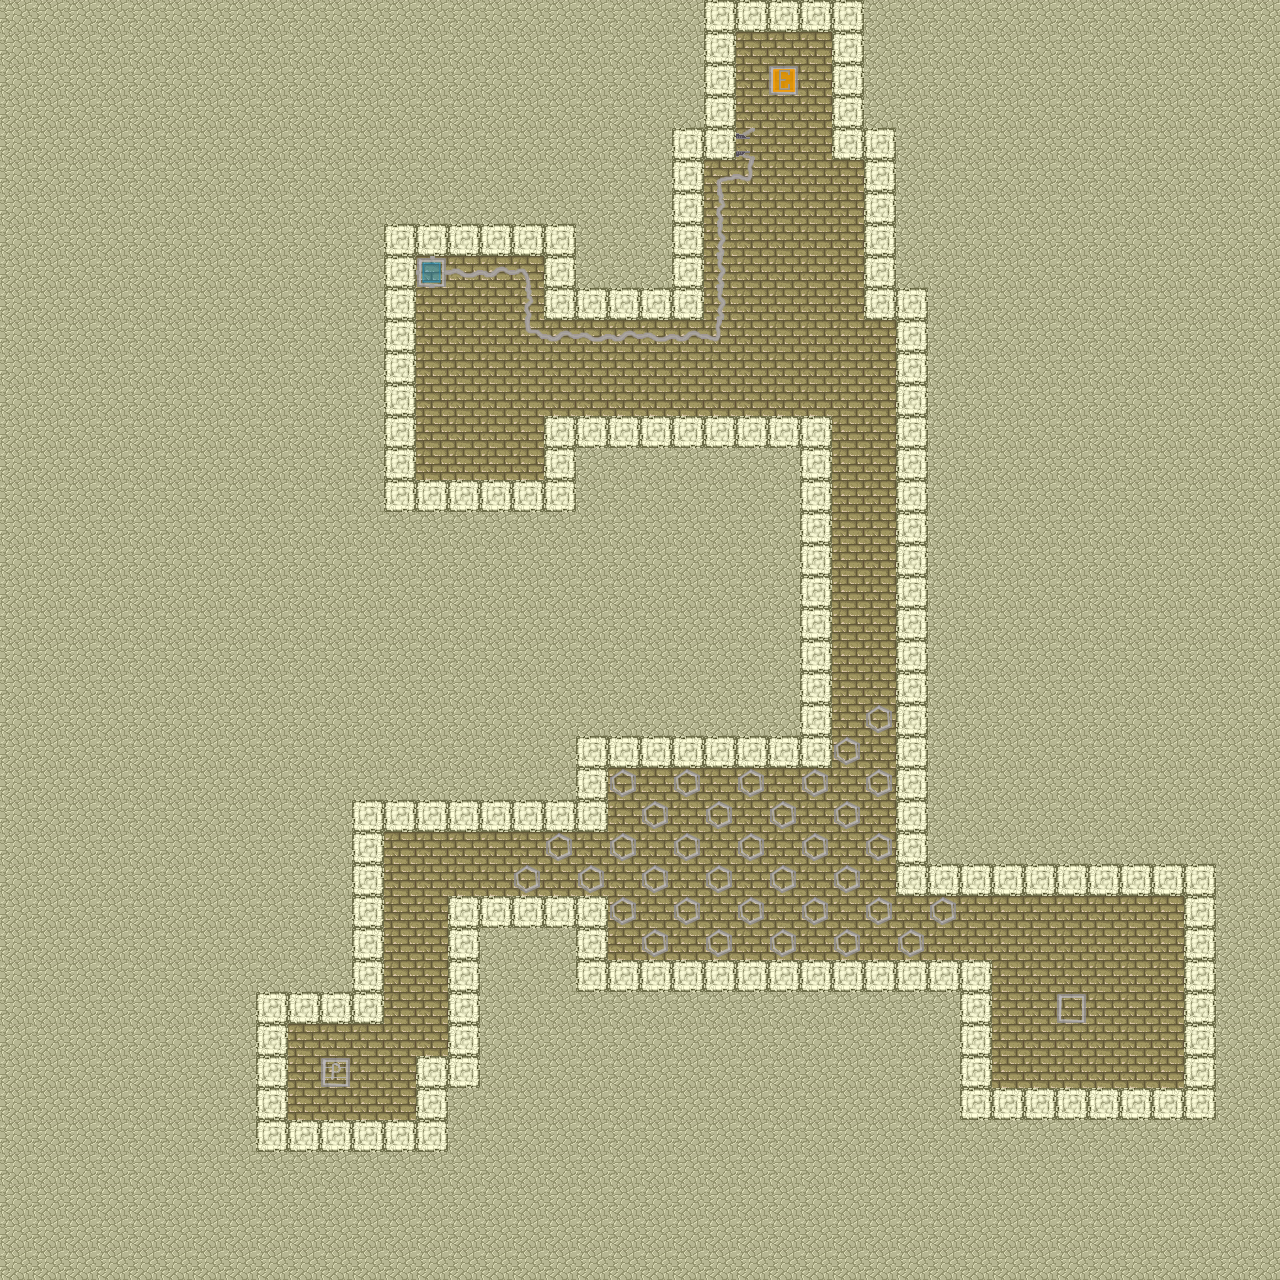

A 2D game scene composited from a Tiled map and its tileset images. What follows is a short description and the map's XML, with each tile layer's data collapsed to a summary:
An orthogonal 40x40 tile map with 32x32 px tiles, 1 tile layer (Ground) and 3 objects (1_right_3, player, gate_1).

<map version="1.0" orientation="orthogonal" width="40" height="40" tilewidth="32" tileheight="32">
 <tileset firstgid="1" name="desert_tiled6.png" tilewidth="32" tileheight="32" spacing="3" margin="2">
  <image source="gfx/desert_tiled6.png" trans="ff00ff" width="281" height="211" />
  <tile id="0">
   <properties>
    <property name="spawn" value="box" />
   </properties>
  </tile>
  <tile id="1">
   <properties>
    <property name="spawn" value="player" />
   </properties>
  </tile>
  <tile id="2">
   <properties>
    <property name="spawn" value="circle" />
   </properties>
  </tile>
  <tile id="9">
   <properties>
    <property name="spawn" value="triangle" />
   </properties>
  </tile>
  <tile id="10">
   <properties>
    <property name="spawn" value="hexagon" />
   </properties>
  </tile>
  <tile id="16">
   <properties>
    <property name="switch" value="box" />
   </properties>
  </tile>
  <tile id="17">
   <properties>
    <property name="switch" value="circle" />
   </properties>
  </tile>
  <tile id="18">
   <properties>
    <property name="switch" value="free" />
   </properties>
  </tile>
  <tile id="19">
   <properties>
    <property name="exit" value="player" />
   </properties>
  </tile>
  <tile id="24">
   <properties>
    <property name="switch" value="triangle" />
   </properties>
  </tile>
  <tile id="25">
   <properties>
    <property name="switch" value="hexagon" />
   </properties>
  </tile>
  <tile id="26">
   <properties>
    <property name="switch" value="player" />
   </properties>
  </tile>
  <tile id="41">
   <properties>
    <property name="wall" value="true" />
   </properties>
  </tile>
 </tileset>
 <layer name="Ground" width="40" height="40">
  <data>[1600 cells, 1600 non-empty, 17 distinct tile ids]</data>
 </layer>
 <objectgroup name="Object Layer 1" width="40" height="40">
  <object name="gate_1" type="1_right_3" gid="46" x="744" y="141" />
  <object name="exit_1" type="player" gid="46" x="778" y="84" />
  <object name="box_1" type="gate_1" gid="46" x="429" y="271" />
 </objectgroup>
</map>
